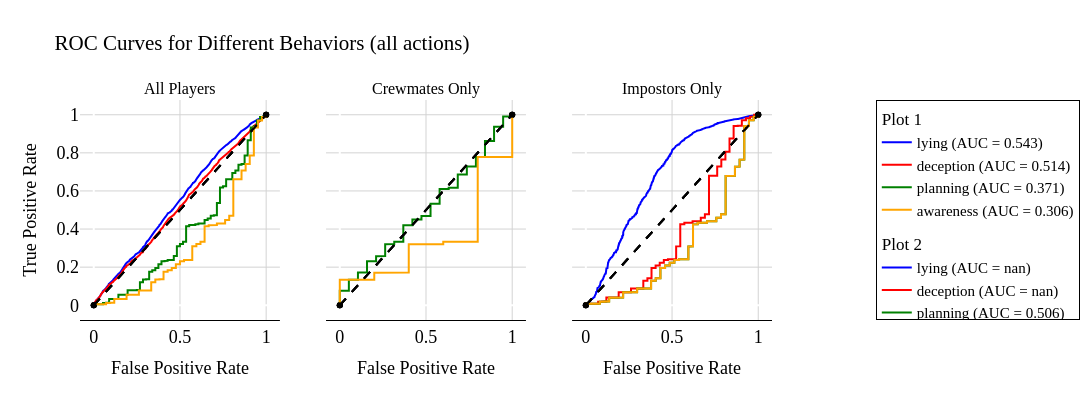

Source (notebook cell):
### Code cell
fig = make_subplots(rows=1, cols=3, 
                    subplot_titles=('All Players', 'Crewmates Only', 'Impostors Only'),
                    shared_yaxes=True)

# Colors for different behaviors
colors = ['blue', 'red', 'green', 'orange']

# Add ROC curves for all groups
add_roc_curves(probe_eval, 1)
add_roc_curves(probe_eval[probe_eval['player_identity'] == 'Crewmate'], 2)
add_roc_curves(probe_eval[probe_eval['player_identity'] == 'Impostor'], 3)

# Update layout
fig.update_layout(
    height=400,
    width=1200,
    title_text="ROC Curves for Different Behaviors (all actions)",
    showlegend=True
)

# Update axes labels
for i in range(1, 4):
    fig.update_xaxes(title_text="False Positive Rate", row=1, col=i)
    if i == 1:
        fig.update_yaxes(title_text="True Positive Rate", row=1, col=i)

fig.update_layout({'plot_bgcolor': 'rgba(255, 255, 255, 1)',})
# show fine grid lines on both axes on both subplots
fig.update_xaxes(showgrid=True, gridwidth=1, gridcolor='LightGray')
fig.update_yaxes(showgrid=True, gridwidth=1, gridcolor='LightGray')

# legend inside the plot in a box
fig.update_layout(legend=dict(x=1.15, y=1, bgcolor="white", bordercolor="black", borderwidth=1))

# # ticks on both axes
# fig.update_xaxes(tickmode='linear', tick0=0, dtick=500)
# fig.update_yaxes(tickmode='linear', tick0=0, dtick=0.2)

# everthing latex font (for research paper)
fig.update_layout(font=dict(family='serif', size=15, color='black'))
fig.update_xaxes(title_font=dict(family='serif', size=18, color='black'))
fig.update_yaxes(title_font=dict(family='serif', size=18, color='black'))
fig.update_xaxes(tickfont=dict(family='serif', size=18, color='black'))
fig.update_yaxes(tickfont=dict(family='serif', size=18, color='black'))
fig.update_xaxes(showline=True, linewidth=1, linecolor='black', mirror=False)

fig.show()

### Figure 1 — Plotly figure (JSON) as saved in the notebook; plotly's stock layout.template omitted (floating-point values rounded to 4 significant figures; data arrays with more than 128 entries replaced by an {"elided": "..."} marker saying what was removed)
{"data": [{"legendgroup": "1", "legendgrouptitle": {"text": "Plot 1"}, "line": {"color": "blue"}, "name": "lying (AUC = 0.543)", "showlegend": true, "type": "scatter", "x": {"elided": "5088 float values"}, "xaxis": "x", "y": {"elided": "5088 float values"}, "yaxis": "y"}, {"legendgroup": "1", "line": {"color": "black", "dash": "dash"}, "showlegend": false, "type": "scatter", "x": [0, 1], "xaxis": "x", "y": [0, 1], "yaxis": "y"}, {"legendgroup": "1", "legendgrouptitle": {"text": "Plot 1"}, "line": {"color": "red"}, "name": "deception (AUC = 0.514)", "showlegend": true, "type": "scatter", "x": {"elided": "5457 float values"}, "xaxis": "x", "y": {"elided": "5457 float values"}, "yaxis": "y"}, {"legendgroup": "1", "line": {"color": "black", "dash": "dash"}, "showlegend": false, "type": "scatter", "x": [0, 1], "xaxis": "x", "y": [0, 1], "yaxis": "y"}, {"legendgroup": "1", "legendgrouptitle": {"text": "Plot 1"}, "line": {"color": "green"}, "name": "planning (AUC = 0.371)", "showlegend": true, "type": "scatter", "x": {"elided": "3292 float values"}, "xaxis": "x", "y": {"elided": "3292 float values"}, "yaxis": "y"}, {"legendgroup": "1", "line": {"color": "black", "dash": "dash"}, "showlegend": false, "type": "scatter", "x": [0, 1], "xaxis": "x", "y": [0, 1], "yaxis": "y"}, {"legendgroup": "1", "legendgrouptitle": {"text": "Plot 1"}, "line": {"color": "orange"}, "name": "awareness (AUC = 0.306)", "showlegend": true, "type": "scatter", "x": {"elided": "3274 float values"}, "xaxis": "x", "y": {"elided": "3274 float values"}, "yaxis": "y"}, {"legendgroup": "1", "line": {"color": "black", "dash": "dash"}, "showlegend": false, "type": "scatter", "x": [0, 1], "xaxis": "x", "y": [0, 1], "yaxis": "y"}, {"legendgroup": "2", "legendgrouptitle": {"text": "Plot 2"}, "line": {"color": "blue"}, "name": "lying (AUC = nan)", "showlegend": true, "type": "scatter", "x": {"elided": "2250 float values"}, "xaxis": "x2", "y": {"elided": "2250 null values"}, "yaxis": "y2"}, {"legendgroup": "2", "line": {"color": "black", "dash": "dash"}, "showlegend": false, "type": "scatter", "x": [0, 1], "xaxis": "x2", "y": [0, 1], "yaxis": "y2"}, {"legendgroup": "2", "legendgrouptitle": {"text": "Plot 2"}, "line": {"color": "red"}, "name": "deception (AUC = nan)", "showlegend": true, "type": "scatter", "x": {"elided": "2250 float values"}, "xaxis": "x2", "y": {"elided": "2250 null values"}, "yaxis": "y2"}, {"legendgroup": "2", "line": {"color": "black", "dash": "dash"}, "showlegend": false, "type": "scatter", "x": [0, 1], "xaxis": "x2", "y": [0, 1], "yaxis": "y2"}, {"legendgroup": "2", "legendgrouptitle": {"text": "Plot 2"}, "line": {"color": "green"}, "name": "planning (AUC = 0.506)", "showlegend": true, "type": "scatter", "x": {"elided": "2274 float values"}, "xaxis": "x2", "y": {"elided": "2274 float values"}, "yaxis": "y2"}, {"legendgroup": "2", "line": {"color": "black", "dash": "dash"}, "showlegend": false, "type": "scatter", "x": [0, 1], "xaxis": "x2", "y": [0, 1], "yaxis": "y2"}, {"legendgroup": "2", "legendgrouptitle": {"text": "Plot 2"}, "line": {"color": "orange"}, "name": "awareness (AUC = 0.348)", "showlegend": true, "type": "scatter", "x": {"elided": "2255 float values"}, "xaxis": "x2", "y": {"elided": "2255 float values"}, "yaxis": "y2"}, {"legendgroup": "2", "line": {"color": "black", "dash": "dash"}, "showlegend": false, "type": "scatter", "x": [0, 1], "xaxis": "x2", "y": [0, 1], "yaxis": "y2"}, {"legendgroup": "3", "legendgrouptitle": {"text": "Plot 3"}, "line": {"color": "blue"}, "name": "lying (AUC = 0.674)", "showlegend": true, "type": "scatter", "x": {"elided": "1510 float values"}, "xaxis": "x3", "y": {"elided": "1510 float values"}, "yaxis": "y3"}, {"legendgroup": "3", "line": {"color": "black", "dash": "dash"}, "showlegend": false, "type": "scatter", "x": [0, 1], "xaxis": "x3", "y": [0, 1], "yaxis": "y3"}, {"legendgroup": "3", "legendgrouptitle": {"text": "Plot 3"}, "line": {"color": "red"}, "name": "deception (AUC = 0.382)", "showlegend": true, "type": "scatter", "x": {"elided": "1039 float values"}, "xaxis": "x3", "y": {"elided": "1039 float values"}, "yaxis": "y3"}, {"legendgroup": "3", "line": {"color": "black", "dash": "dash"}, "showlegend": false, "type": "scatter", "x": [0, 1], "xaxis": "x3", "y": [0, 1], "yaxis": "y3"}, {"legendgroup": "3", "legendgrouptitle": {"text": "Plot 3"}, "line": {"color": "green"}, "name": "planning (AUC = 0.309)", "showlegend": true, "type": "scatter", "x": {"elided": "1033 float values"}, "xaxis": "x3", "y": {"elided": "1033 float values"}, "yaxis": "y3"}, {"legendgroup": "3", "line": {"color": "black", "dash": "dash"}, "showlegend": false, "type": "scatter", "x": [0, 1], "xaxis": "x3", "y": [0, 1], "yaxis": "y3"}, {"legendgroup": "3", "legendgrouptitle": {"text": "Plot 3"}, "line": {"color": "orange"}, "name": "awareness (AUC = 0.309)", "showlegend": true, "type": "scatter", "x": {"elided": "1033 float values"}, "xaxis": "x3", "y": {"elided": "1033 float values"}, "yaxis": "y3"}, {"legendgroup": "3", "line": {"color": "black", "dash": "dash"}, "showlegend": false, "type": "scatter", "x": [0, 1], "xaxis": "x3", "y": [0, 1], "yaxis": "y3"}], "layout": {"annotations": [{"font": {"size": 16}, "showarrow": false, "text": "All Players", "x": 0.1444, "xanchor": "center", "xref": "paper", "y": 1, "yanchor": "bottom", "yref": "paper"}, {"font": {"size": 16}, "showarrow": false, "text": "Crewmates Only", "x": 0.5, "xanchor": "center", "xref": "paper", "y": 1, "yanchor": "bottom", "yref": "paper"}, {"font": {"size": 16}, "showarrow": false, "text": "Impostors Only", "x": 0.8556, "xanchor": "center", "xref": "paper", "y": 1, "yanchor": "bottom", "yref": "paper"}], "font": {"color": "black", "family": "serif", "size": 15}, "height": 400, "legend": {"bgcolor": "white", "bordercolor": "black", "borderwidth": 1, "orientation": "v", "x": 1.15, "xanchor": "left", "y": 1, "yanchor": "top"}, "legend2": {"orientation": "v", "x": 0.38, "xanchor": "left", "y": 1, "yanchor": "top"}, "legend3": {"orientation": "v", "x": 0.71, "xanchor": "left", "y": 1, "yanchor": "top"}, "plot_bgcolor": "rgba(255, 255, 255, 1)", "showlegend": true, "title": {"text": "ROC Curves for Different Behaviors (all actions)"}, "width": 1200, "xaxis": {"anchor": "y", "domain": [0, 0.2889], "gridcolor": "LightGray", "gridwidth": 1, "linecolor": "black", "linewidth": 1, "mirror": false, "showgrid": true, "showline": true, "tickfont": {"color": "black", "family": "serif", "size": 18}, "title": {"font": {"color": "black", "family": "serif", "size": 18}, "text": "False Positive Rate"}}, "xaxis2": {"anchor": "y2", "domain": [0.3556, 0.6444], "gridcolor": "LightGray", "gridwidth": 1, "linecolor": "black", "linewidth": 1, "mirror": false, "showgrid": true, "showline": true, "tickfont": {"color": "black", "family": "serif", "size": 18}, "title": {"font": {"color": "black", "family": "serif", "size": 18}, "text": "False Positive Rate"}}, "xaxis3": {"anchor": "y3", "domain": [0.7111, 1], "gridcolor": "LightGray", "gridwidth": 1, "linecolor": "black", "linewidth": 1, "mirror": false, "showgrid": true, "showline": true, "tickfont": {"color": "black", "family": "serif", "size": 18}, "title": {"font": {"color": "black", "family": "serif", "size": 18}, "text": "False Positive Rate"}}, "yaxis": {"anchor": "x", "domain": [0, 1], "gridcolor": "LightGray", "gridwidth": 1, "showgrid": true, "tickfont": {"color": "black", "family": "serif", "size": 18}, "title": {"font": {"color": "black", "family": "serif", "size": 18}, "text": "True Positive Rate"}}, "yaxis2": {"anchor": "x2", "domain": [0, 1], "gridcolor": "LightGray", "gridwidth": 1, "matches": "y", "showgrid": true, "showticklabels": false, "tickfont": {"color": "black", "family": "serif", "size": 18}, "title": {"font": {"color": "black", "family": "serif", "size": 18}}}, "yaxis3": {"anchor": "x3", "domain": [0, 1], "gridcolor": "LightGray", "gridwidth": 1, "matches": "y", "showgrid": true, "showticklabels": false, "tickfont": {"color": "black", "family": "serif", "size": 18}, "title": {"font": {"color": "black", "family": "serif", "size": 18}}}}}
